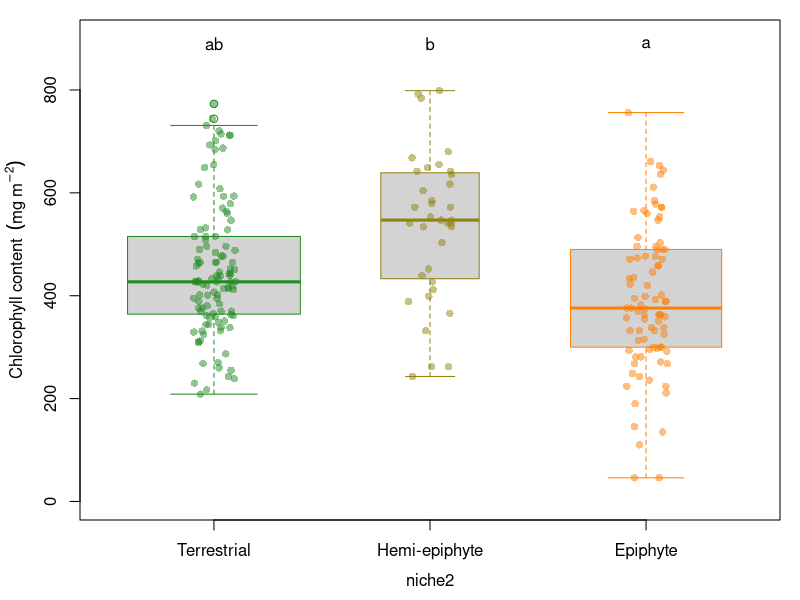

R code for this plot:
#cholorophyll plots


traits <- read.csv("calculated_data/fern_traits.csv")

## Climber seems to be close to terrestrial and it still is technically-------
## create new variable that adds climber to terrestrial category
traits$niche2 <- traits$niche
traits$niche2 <- gsub("climber", "hemi-epiphyte", traits$niche2)
traits$niche2 <- as.factor(traits$niche2)

chloro <- traits[complete.cases(traits$chl_mg_m2),]  

#reorder from ground to canopy 
chloro$niche2<-factor(chloro$niche2, 
                      levels=c("terrestrial", "hemi-epiphyte", "epiphyte"))

##same data as stats, drop outliers and bad data for elaher
chloro4 <- chloro[chloro$chl_mg_m2 < 800 & !chloro$genusspecies == "elaher",]



#plot bits-------
boxlabs <- c("Terrestrial", "Hemi-epiphyte", "Epiphyte")

gradient <- colorRampPalette(c("forestgreen","darkorange1"))
palette(gradient(3))
trtcols <- palette(gradient(3))
library(scales)
library(doBy)
trtcols2 <- c(alpha(trtcols[1], .5), alpha(trtcols[2], .5),alpha(trtcols[3], .5))

#sd plot ----------

#drop oleart as we do in model
chlstomata <- c("ab","b","a" )
chllab <- expression(Chlorophyll~content~~(mg~m^-2))

# windows()

# jpeg(filename = "output/chlorophll.jpeg",
#      width = 7, height = 7, units = "in", res= 400)

par(mgp=c(2.5,1,0), mar=c(4,4,1,1), cex.lab=1)
boxplot(chl_mg_m2 ~ niche2, data=chloro4, xaxt='n',ylim=c(0, 900),varwidth=TRUE,
        ylab=chllab,border=trtcols)
axis(1, boxlabs, at=1:3, cex=1.1)
stripchart(chl_mg_m2 ~ niche2, data = chloro4,
           vertical = TRUE, method = "jitter",
           pch = 16,  col= trtcols2, xaxt='n', add=TRUE) 
text(x=1:3, y=890, chlstomata)
# dev.off()
